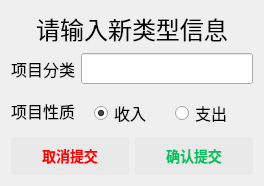
<?xml version="1.0" encoding="UTF-8"?>
<ui version="4.0">
 <class>dialog_inputCategoryClass</class>
 <widget class="QDialog" name="dialog_inputCategoryClass">
  <property name="geometry">
   <rect>
    <x>0</x>
    <y>0</y>
    <width>264</width>
    <height>183</height>
   </rect>
  </property>
  <property name="windowTitle">
   <string>dialog_inputCategory</string>
  </property>
  <property name="styleSheet">
   <string notr="true">QPushButton
{
	background-color:rgb(233,233,233);
	border:0;
	border-radius:3px;
	padding:8px 26px;
	color:rgb(7, 193, 96);
	font-size:14px;
	font-weight:bold;
}
QPushButton:hover {
	background-color:rgb(210, 210, 210);
}
QPushButton:pressed {
	background-color:rgb(198, 198, 198);
}

QLineEdit,QComboBox,QDateTimeEdit
{
	height:25px;
}

</string>
  </property>
  <layout class="QVBoxLayout" name="verticalLayout">
   <item>
    <widget class="QLabel" name="label">
     <property name="sizePolicy">
      <sizepolicy hsizetype="Preferred" vsizetype="Fixed">
       <horstretch>0</horstretch>
       <verstretch>0</verstretch>
      </sizepolicy>
     </property>
     <property name="font">
      <font>
       <family>华文彩云</family>
       <pointsize>18</pointsize>
      </font>
     </property>
     <property name="text">
      <string>请输入新类型信息</string>
     </property>
     <property name="alignment">
      <set>Qt::AlignmentFlag::AlignCenter</set>
     </property>
    </widget>
   </item>
   <item>
    <layout class="QHBoxLayout" name="horizontalLayout_12">
     <item>
      <widget class="QLabel" name="Label_6">
       <property name="sizePolicy">
        <sizepolicy hsizetype="Maximum" vsizetype="Preferred">
         <horstretch>0</horstretch>
         <verstretch>0</verstretch>
        </sizepolicy>
       </property>
       <property name="font">
        <font>
         <pointsize>12</pointsize>
        </font>
       </property>
       <property name="text">
        <string>项目分类</string>
       </property>
      </widget>
     </item>
     <item>
      <widget class="QLineEdit" name="LineEdit_category_name">
       <property name="font">
        <font>
         <pointsize>12</pointsize>
        </font>
       </property>
      </widget>
     </item>
    </layout>
   </item>
   <item>
    <layout class="QHBoxLayout" name="horizontalLayout_9">
     <item>
      <widget class="QLabel" name="label_3">
       <property name="sizePolicy">
        <sizepolicy hsizetype="Maximum" vsizetype="Preferred">
         <horstretch>0</horstretch>
         <verstretch>0</verstretch>
        </sizepolicy>
       </property>
       <property name="font">
        <font>
         <pointsize>12</pointsize>
        </font>
       </property>
       <property name="text">
        <string>项目性质</string>
       </property>
      </widget>
     </item>
     <item>
      <widget class="QGroupBox" name="groupBox_2">
       <property name="sizePolicy">
        <sizepolicy hsizetype="Preferred" vsizetype="Maximum">
         <horstretch>0</horstretch>
         <verstretch>0</verstretch>
        </sizepolicy>
       </property>
       <property name="font">
        <font>
         <pointsize>12</pointsize>
        </font>
       </property>
       <property name="styleSheet">
        <string notr="true">QGroupBox
{
	border:0px;
	background:transparent;
}</string>
       </property>
       <property name="title">
        <string/>
       </property>
       <layout class="QHBoxLayout" name="horizontalLayout_10">
        <property name="leftMargin">
         <number>10</number>
        </property>
        <property name="topMargin">
         <number>2</number>
        </property>
        <property name="rightMargin">
         <number>0</number>
        </property>
        <property name="bottomMargin">
         <number>0</number>
        </property>
        <item>
         <widget class="QRadioButton" name="radioButton_income">
          <property name="font">
           <font>
            <pointsize>12</pointsize>
           </font>
          </property>
          <property name="text">
           <string>收入</string>
          </property>
          <property name="checked">
           <bool>true</bool>
          </property>
         </widget>
        </item>
        <item>
         <widget class="QRadioButton" name="radioButton_expense">
          <property name="font">
           <font>
            <pointsize>12</pointsize>
           </font>
          </property>
          <property name="text">
           <string>支出</string>
          </property>
         </widget>
        </item>
       </layout>
      </widget>
     </item>
    </layout>
   </item>
   <item>
    <layout class="QHBoxLayout" name="horizontalLayout_11">
     <item>
      <widget class="QPushButton" name="pushButton_cancel">
       <property name="font">
        <font>
         <pointsize>-1</pointsize>
         <bold>true</bold>
        </font>
       </property>
       <property name="styleSheet">
        <string notr="true">color:red;</string>
       </property>
       <property name="text">
        <string>取消提交</string>
       </property>
      </widget>
     </item>
     <item>
      <widget class="QPushButton" name="pushButton_ok">
       <property name="font">
        <font>
         <pointsize>-1</pointsize>
         <bold>true</bold>
        </font>
       </property>
       <property name="text">
        <string>确认提交</string>
       </property>
      </widget>
     </item>
    </layout>
   </item>
  </layout>
 </widget>
 <layoutdefault spacing="6" margin="11"/>
 <resources/>
 <connections/>
</ui>
